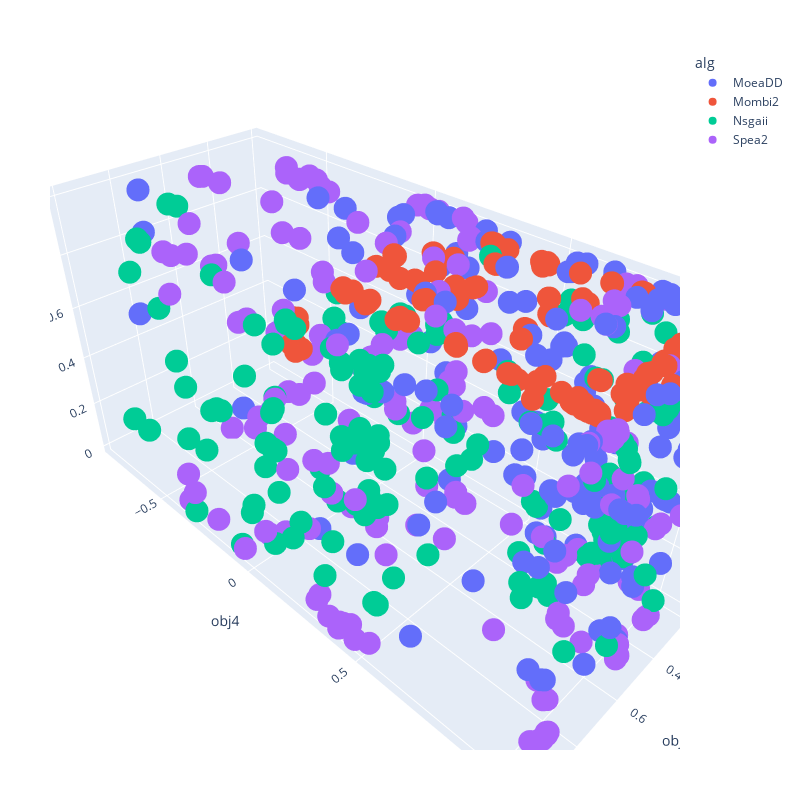

Notebook code for this chart:
### Code cell
gen3dplotthree('obj3','obj4', 'obj5').show()

### Figure 1 — Plotly figure (JSON) as saved in the notebook; plotly's stock layout.template omitted (floating-point values rounded to 4 significant figures; data arrays with more than 128 entries replaced by an {"elided": "..."} marker saying what was removed)
{"data": [{"hovertemplate": "alg=MoeaDD<br>obj3=%{x}<br>obj4=%{y}<br>obj5=%{z}<extra></extra>", "legendgroup": "MoeaDD", "marker": {"color": "#636efa", "symbol": "circle"}, "mode": "markers", "name": "MoeaDD", "scene": "scene", "showlegend": true, "type": "scatter3d", "x": {"elided": "169 float values"}, "y": {"elided": "169 float values"}, "z": {"elided": "169 float values"}}, {"hovertemplate": "alg=Mombi2<br>obj3=%{x}<br>obj4=%{y}<br>obj5=%{z}<extra></extra>", "legendgroup": "Mombi2", "marker": {"color": "#EF553B", "symbol": "circle"}, "mode": "markers", "name": "Mombi2", "scene": "scene", "showlegend": true, "type": "scatter3d", "x": {"elided": "201 float values"}, "y": {"elided": "201 float values"}, "z": {"elided": "201 float values"}}, {"hovertemplate": "alg=Nsgaii<br>obj3=%{x}<br>obj4=%{y}<br>obj5=%{z}<extra></extra>", "legendgroup": "Nsgaii", "marker": {"color": "#00cc96", "symbol": "circle"}, "mode": "markers", "name": "Nsgaii", "scene": "scene", "showlegend": true, "type": "scatter3d", "x": {"elided": "210 float values"}, "y": {"elided": "210 float values"}, "z": {"elided": "210 float values"}}, {"hovertemplate": "alg=Spea2<br>obj3=%{x}<br>obj4=%{y}<br>obj5=%{z}<extra></extra>", "legendgroup": "Spea2", "marker": {"color": "#ab63fa", "symbol": "circle"}, "mode": "markers", "name": "Spea2", "scene": "scene", "showlegend": true, "type": "scatter3d", "x": {"elided": "210 float values"}, "y": {"elided": "210 float values"}, "z": {"elided": "210 float values"}}], "layout": {"height": 800, "legend": {"title": {"text": "alg"}, "tracegroupgap": 0}, "margin": {"b": 50, "l": 50, "r": 50, "t": 50}, "scene": {"domain": {"x": [0, 1], "y": [0, 1]}, "xaxis": {"title": {"text": "obj3"}}, "yaxis": {"title": {"text": "obj4"}}, "zaxis": {"title": {"text": "obj5"}}}, "width": 800}}
